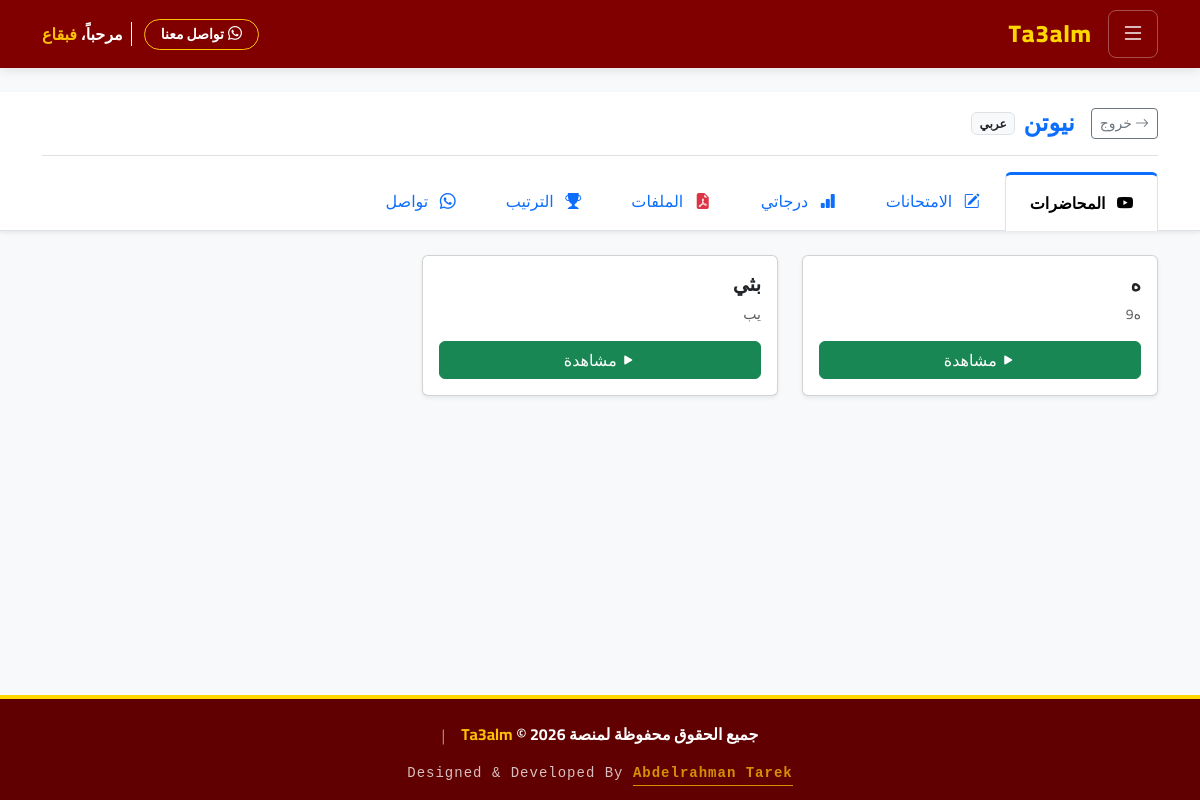
/ar/student/group/1/ (signed in), run on the app's committed database.
### accounts/models.py (models this page shows, shortened)
class User(AbstractUser):
    role = models.CharField(max_length=20, choices=ROLE_CHOICES, default='student', verbose_name=_('نوع المستخدم'))
    phone = models.CharField(max_length=15, blank=True, null=True, verbose_name=_('رقم الهاتف'))
    national_id = models.CharField(max_length=14, blank=True, null=True, unique=True, verbose_name=_('الرقم القومي'))
    custom_id = models.CharField(max_length=10, blank=True, null=True, unique=True, verbose_name=_('كود المستخدم'))
    is_banned = models.BooleanField(default=False, verbose_name=_('محظور'))

### teachers/models.py (models this page shows, shortened)
class Group(models.Model):
    teacher = models.ForeignKey(TeacherProfile, on_delete=models.CASCADE, related_name='groups')
    name = models.CharField(max_length=100, verbose_name=_('اسم المجموعة'))
    grade = models.CharField(max_length=20, choices=GRADE_CHOICES, verbose_name=_('الصف الدراسي'))
    created_at = models.DateTimeField(auto_now_add=True)

class TeacherProfile(models.Model):
    user = models.OneToOneField(settings.AUTH_USER_MODEL, on_delete=models.CASCADE, related_name='teacher_profile')
    bio = models.TextField(blank=True, verbose_name=_('نبذة عن المعلم'))
    subject = models.ForeignKey(Subject, on_delete=models.SET_NULL, null=True, verbose_name="المادة")
    image = models.ImageField(upload_to='teachers/', blank=True, null=True, verbose_name=_('صورة المعلم'))
    subscription_end_date = models.DateTimeField(null=True, blank=True, verbose_name=_('تاريخ انتهاء الاشتراك'))
    is_trial_used = models.BooleanField(default=False, verbose_name=_('هل استهلك الشهر المجاني؟'))
    current_plan = models.ForeignKey(SubscriptionPlan, on_delete=models.SET_NULL, null=True, blank=True, verbose_name=_("الباقة الحالية"))
    def has_active_subscription(self):
        if not self.subscription_end_date: return False
        return self.subscription_end_date > timezone.now()
    def get_student_limit(self):
        return self.current_plan.student_limit if self.current_plan else 0
    def get_allowed_group_ids(self):
        limit = self.current_plan.group_limit if self.current_plan else 0
        return self.groups.order_by('created_at').values_list('id', flat=True)[:limit]

class Lecture(models.Model):
    group = models.ForeignKey(Group, on_delete=models.CASCADE, related_name='lectures', null=True, blank=True)
    title = models.CharField(max_length=200, verbose_name=_('العنوان'))
    video_link = models.URLField(verbose_name=_('رابط الفيديو'))
    description = models.TextField(blank=True, verbose_name=_('الوصف'))
    is_active = models.BooleanField(default=True, verbose_name=_("مفعلة"))
    created_at = models.DateTimeField(auto_now_add=True)

### core/models.py (models this page shows)
class Subject(models.Model):
    name = models.CharField(max_length=50, verbose_name="اسم المادة")
    def __str__(self):
        return self.name

### students/views.py (the view)
# urls.py: path('group/<int:group_id>/', views.student_group_content, name='student_group_content'),
@login_required
def student_group_content(request, group_id):
    group, status = check_student_access(request.user, group_id)
    if status == "teacher_expired":
        return render(request, 'students/teacher_unavailable.html', {'teacher_name': group.teacher.user.first_name})
    elif status == "limit_exceeded": # <--- الحالة الجديدة
        return render(request, 'students/teacher_full.html', {'teacher_name': group.teacher.user.first_name})
    elif status != "ok":
        return redirect('student_dashboard')
    lectures = group.lectures.filter(is_active=True).order_by('-created_at')
    unlocked_lectures = VideoCode.objects.filter(
        used_by=request.user.student_profile,
        lecture__group=group
    ).values_list('lecture_id', flat=True)
    context = {
        'group': group,
        'lectures': lectures,
        'unlocked_ids': unlocked_lectures,
        'active_tab': 'content'
    }
    return render(request, 'students/group_content.html', context)

### core/context_processors.py (called while the page is built)
def notifications(request):
    if request.user.is_authenticated:
        notifs = Notification.objects.filter(recipient=request.user)[:5]
        unread_count = Notification.objects.filter(recipient=request.user, is_read=False).count()
        return {'notifications': notifs, 'unread_count': unread_count}
    return {}

### core/models.py (called while the page is built)
    @classmethod
    def load(cls):
        obj, created = cls.objects.get_or_create(pk=1)
        return obj

### templates/students/group_content.html
{% extends 'base.html' %}
{% load i18n %}
{% block content %}
    {% include 'students/includes/student_group_navbar.html' %}
    <div class="container">
        <div class="row g-4">
            {% for lecture in lectures %}
            <div class="col-md-6 col-lg-4">
                <div class="card h-100 shadow-sm">
                    <div class="card-body">
                        <h5 class="fw-bold">{{ lecture.title }}</h5>
                        <p class="text-muted small">{{ lecture.description|truncatewords:10 }}</p>
                        {% if lecture.id in unlocked_ids %}
                            <a href="{% url 'student_watch_lecture' lecture.id %}" class="btn btn-success w-100">
                                <i class="bi bi-play-fill"></i> {% trans "مشاهدة" %}
                            </a>
                        {% else %}
                            <a href="{% url 'student_watch_lecture' lecture.id %}" class="btn btn-primary w-100">
                                <i class="bi bi-lock-fill"></i> {% trans "أدخل الكود للمشاهدة" %}
                            </a>
                        {% endif %}
                    </div>
                </div>
            </div>
            {% empty %}
            <div class="col-12 text-center text-muted py-5">{% trans "لا توجد محاضرات حالياً." %}</div>
            {% endfor %}
        </div>
    </div>
{% endblock %}

### templates/base.html (shortened to what this page needs)
{% load static %}
{% load i18n %}
{% get_current_language as LANGUAGE_CODE %}
<!DOCTYPE html>
<html lang="{{ LANGUAGE_CODE }}" dir="{% if LANGUAGE_CODE == 'ar' %}rtl{% else %}ltr{% endif %}">
<head>
    {% if LANGUAGE_CODE == 'ar' %}
        <link rel="stylesheet" href="https://cdn.jsdelivr.net/npm/bootstrap@5.3.0/dist/css/bootstrap.rtl.min.css">
    {% else %}
        <link rel="stylesheet" href="https://cdn.jsdelivr.net/npm/bootstrap@5.3.0/dist/css/bootstrap.min.css">
        <link href="https://fonts.googleapis.com/css2?family=Roboto:wght@400;500;700;900&display=swap" rel="stylesheet">
        <style>body { font-family: 'Roboto', sans-serif; }</style>
    {% endif %}
    <link rel="stylesheet" href="https://cdn.jsdelivr.net/npm/bootstrap-icons@1.11.3/font/bootstrap-icons.min.css">
</head>
<body>
    <nav class="top-navbar sticky-top">
        <div class="container d-flex justify-content-between align-items-center">
            <div class="d-flex align-items-center gap-3">
                <button class="btn menu-btn" type="button" data-bs-toggle="offcanvas" data-bs-target="#sidebarMenu">
                    <i class="bi bi-list fs-4"></i>
                </button>
                <a href="{% url 'home' %}" class="brand-logo">Ta3alm</a>
            </div>
            <div class="d-flex align-items-center gap-2">
                <a href="https://wa.me/+201507200894" target="_blank" class="btn btn-sm btn-outline-warning text-white fw-bold d-flex align-items-center rounded-pill px-3 mobile-small-text nowrap-text">
                    <i class="bi bi-whatsapp me-1"></i>
                    <span>{% trans "تواصل معنا" %}</span>
                </a>
                {% if user.is_authenticated %}
                    <div class="text-white d-none d-sm-block fw-bold border-start border-white ps-2 ms-1 mobile-small-text nowrap-text">
                        {% trans "مرحباً،" %} <span class="text-warning">{{ user.first_name }}</span>
                    </div>
                {% endif %}
            </div>
        </div>
    </nav>
    <main class="py-4">
        {% block content %}{% endblock %}
    </main>
    <footer class="text-white pt-4 pb-3" style="background-color: #600000; border-top: 4px solid #FFD700;">
        <div class="container text-center">
            <div class="row justify-content-center align-items-center mb-3">
                <div class="col-lg-10">
                    <div class="d-flex flex-column flex-md-row justify-content-center align-items-center gap-3">
                        <h6 class="mb-0 fw-bold">
                            {% trans "جميع الحقوق محفوظة لمنصة" %} <span class="text-warning">Ta3alm</span> &copy; {% now "Y" %}
                        </h6>
                        <span class="d-none d-md-block text-white-50">|</span>
                    </div>
                </div>
            </div>
            <div class="row">
                <div class="col-12">
                    <p class="small mb-0 opacity-75 code-font">
                        Designed & Developed By
                        <a href="https://man9000442-hub.github.io/Eng-Abdelrahman-prot/" target="_blank" class="text-warning fw-bold text-decoration-none border-bottom border-warning pb-1">
                            Abdelrahman Tarek
                        </a>
                    </p>
                </div>
            </div>
        </div>
    </footer>
</body>
</html>

### templates/students/includes/student_group_navbar.html
{% load i18n %}
<div class="bg-white shadow-sm border-bottom mb-4">
    <div class="container">
        <div class="d-flex align-items-center py-3 border-bottom">
            <a href="{% url 'student_dashboard' %}" class="btn btn-sm btn-outline-secondary me-3">
                <i class="bi bi-arrow-right"></i> {% trans "خروج" %}
            </a>
            <h4 class="mb-0 fw-bold text-primary">{{ group.name }}</h4>
            <span class="badge bg-light text-dark ms-2 border">{{ group.teacher.subject }}</span>
        </div>
        <ul class="nav nav-tabs border-bottom-0 mt-3">
            <li class="nav-item">
                <a class="nav-link {% if active_tab == 'content' %}active fw-bold border-bottom-0{% endif %} px-4 py-3"
                   href="{% url 'student_group_content' group.id %}"
                   style="{% if active_tab == 'content' %}border-top: 3px solid #0d6efd; color: #000;{% endif %}">
                    <i class="bi bi-youtube me-2"></i> {% trans "المحاضرات" %}
                </a>
            </li>
            <li class="nav-item">
                <a class="nav-link {% if active_tab == 'exams' %}active fw-bold border-bottom-0{% endif %} px-4 py-3"
                   href="{% url 'student_group_exams' group.id %}"
                   style="{% if active_tab == 'exams' %}border-top: 3px solid #ffc107; color: #000;{% endif %}">
                    <i class="bi bi-pencil-square me-2"></i> {% trans "الامتحانات" %}
                </a>
            </li>
            <li class="nav-item">
                <a class="nav-link {% if active_tab == 'marks' %}active fw-bold border-bottom-0{% endif %} px-4 py-3"
                   href="{% url 'student_group_marks' group.id %}"
                   style="{% if active_tab == 'marks' %}border-top: 3px solid #198754; color: #000;{% endif %}">
                    <i class="bi bi-bar-chart-fill me-2"></i> {% trans "درجاتي" %}
                </a>
            </li>
            <li class="nav-item">
                <a class="nav-link {% if active_tab == 'files' %}active fw-bold border-bottom-0{% endif %} px-4 py-3"
                   href="{% url 'student_group_files' group.id %}"
                   style="{% if active_tab == 'files' %}border-top: 3px solid #dc3545; color: #000;{% endif %}">
                    <i class="bi bi-file-earmark-pdf-fill me-2 text-danger"></i> {% trans "الملفات" %}
                </a>
            </li>
            <li class="nav-item">
                <a class="nav-link {% if active_tab == 'ranking' %}active fw-bold border-bottom-0{% endif %} px-4 py-3"
                   href="{% url 'student_group_ranking' group.id %}"
                   style="{% if active_tab == 'ranking' %}border-top: 3px solid #fd7e14; color: #000;{% endif %}">
                    <i class="bi bi-trophy-fill me-2"></i> {% trans "الترتيب" %}
                </a>
            </li>
            <li class="nav-item">
                <a class="nav-link {% if active_tab == 'contact' %}active fw-bold border-bottom-0{% endif %} px-4 py-3"
                   href="{% url 'student_group_contact' group.id %}"
                   style="{% if active_tab == 'contact' %}border-top: 3px solid #25d366; color: #000;{% endif %}">
                    <i class="bi bi-whatsapp me-2"></i> {% trans "تواصل" %}
                </a>
            </li>
        </ul>
    </div>
</div>

### templates/base.html (style rules this page uses)
body { font-family: 'Cairo', sans-serif; }
body { display: flex; flex-direction: column; min-height: 100vh; background-color: #f8f9fa; }
main { flex: 1; }
.top-navbar { background-color: #800000; box-shadow: 0 2px 10px rgba(0,0,0,0.1); padding: 10px 0; z-index: 1030; }
.brand-logo { color: #FFD700 !important; font-weight: 800; font-size: 1.5rem; text-decoration: none; letter-spacing: 1px; }
.menu-btn { color: white; border: 1px solid rgba(255,255,255,0.3); border-radius: 8px; padding: 5px 12px; transition: all 0.3s; }
.code-font { font-family: 'Courier New', monospace; letter-spacing: 1px; }
.nowrap-text { white-space: nowrap; }

### data on the page
User: first_name "فبقاع"
Group: name "نيوتن", teacher.subject "عربي"
Lecture: title "ه", description "ه9"
Lecture: title "بثي", description "يب"
